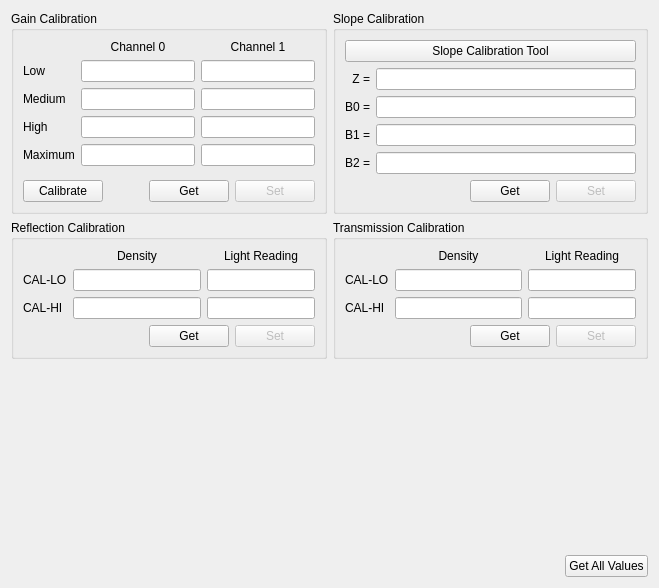
<?xml version="1.0" encoding="UTF-8"?>
<ui version="4.0">
 <class>CalibrationUvVisTab</class>
 <widget class="QWidget" name="CalibrationUvVisTab">
  <property name="geometry">
   <rect>
    <x>0</x>
    <y>0</y>
    <width>659</width>
    <height>588</height>
   </rect>
  </property>
  <property name="windowTitle">
   <string>Form</string>
  </property>
  <layout class="QVBoxLayout" name="verticalLayout">
   <item>
    <layout class="QHBoxLayout" name="horizontalLayout_12" stretch="0,0">
     <property name="sizeConstraint">
      <enum>QLayout::SetDefaultConstraint</enum>
     </property>
     <item>
      <widget class="QGroupBox" name="gainGroupBox">
       <property name="sizePolicy">
        <sizepolicy hsizetype="Preferred" vsizetype="Minimum">
         <horstretch>0</horstretch>
         <verstretch>0</verstretch>
        </sizepolicy>
       </property>
       <property name="title">
        <string>Gain Calibration</string>
       </property>
       <layout class="QVBoxLayout" name="verticalLayout_11">
        <item>
         <layout class="QGridLayout" name="gridLayout_8">
          <item row="1" column="1">
           <widget class="QLineEdit" name="low0LineEdit">
            <property name="readOnly">
             <bool>true</bool>
            </property>
           </widget>
          </item>
          <item row="4" column="1">
           <widget class="QLineEdit" name="max0LineEdit">
            <property name="text">
             <string/>
            </property>
           </widget>
          </item>
          <item row="4" column="2">
           <widget class="QLineEdit" name="max1LineEdit">
            <property name="text">
             <string/>
            </property>
           </widget>
          </item>
          <item row="2" column="1">
           <widget class="QLineEdit" name="med0LineEdit"/>
          </item>
          <item row="3" column="2">
           <widget class="QLineEdit" name="high1LineEdit"/>
          </item>
          <item row="2" column="0">
           <widget class="QLabel" name="medGainLabel">
            <property name="text">
             <string>Medium</string>
            </property>
           </widget>
          </item>
          <item row="3" column="0">
           <widget class="QLabel" name="highGainLabel">
            <property name="text">
             <string>High</string>
            </property>
           </widget>
          </item>
          <item row="1" column="0">
           <widget class="QLabel" name="lowGainLabel">
            <property name="text">
             <string>Low</string>
            </property>
           </widget>
          </item>
          <item row="1" column="2">
           <widget class="QLineEdit" name="low1LineEdit">
            <property name="readOnly">
             <bool>true</bool>
            </property>
           </widget>
          </item>
          <item row="4" column="0">
           <widget class="QLabel" name="maxGainLabel">
            <property name="text">
             <string>Maximum</string>
            </property>
           </widget>
          </item>
          <item row="3" column="1">
           <widget class="QLineEdit" name="high0LineEdit"/>
          </item>
          <item row="2" column="2">
           <widget class="QLineEdit" name="med1LineEdit"/>
          </item>
          <item row="0" column="1">
           <widget class="QLabel" name="ch0Label">
            <property name="text">
             <string>Channel 0</string>
            </property>
            <property name="alignment">
             <set>Qt::AlignCenter</set>
            </property>
           </widget>
          </item>
          <item row="0" column="2">
           <widget class="QLabel" name="ch1Label">
            <property name="text">
             <string>Channel 1</string>
            </property>
            <property name="alignment">
             <set>Qt::AlignCenter</set>
            </property>
           </widget>
          </item>
         </layout>
        </item>
        <item>
         <spacer name="verticalSpacer_8">
          <property name="orientation">
           <enum>Qt::Vertical</enum>
          </property>
          <property name="sizeType">
           <enum>QSizePolicy::Expanding</enum>
          </property>
          <property name="sizeHint" stdset="0">
           <size>
            <width>20</width>
            <height>0</height>
           </size>
          </property>
         </spacer>
        </item>
        <item>
         <layout class="QHBoxLayout" name="horizontalLayout_17">
          <item>
           <widget class="QPushButton" name="gainCalPushButton">
            <property name="text">
             <string>Calibrate</string>
            </property>
           </widget>
          </item>
          <item>
           <spacer name="horizontalSpacer_12">
            <property name="orientation">
             <enum>Qt::Horizontal</enum>
            </property>
            <property name="sizeHint" stdset="0">
             <size>
              <width>40</width>
              <height>20</height>
             </size>
            </property>
           </spacer>
          </item>
          <item>
           <widget class="QPushButton" name="gainGetPushButton">
            <property name="text">
             <string>Get</string>
            </property>
           </widget>
          </item>
          <item>
           <widget class="QPushButton" name="gainSetPushButton">
            <property name="enabled">
             <bool>false</bool>
            </property>
            <property name="text">
             <string>Set</string>
            </property>
           </widget>
          </item>
         </layout>
        </item>
       </layout>
      </widget>
     </item>
     <item>
      <widget class="QGroupBox" name="slopeGroupBox">
       <property name="sizePolicy">
        <sizepolicy hsizetype="Preferred" vsizetype="Minimum">
         <horstretch>0</horstretch>
         <verstretch>0</verstretch>
        </sizepolicy>
       </property>
       <property name="title">
        <string>Slope Calibration</string>
       </property>
       <layout class="QVBoxLayout" name="verticalLayout_12">
        <item>
         <widget class="QPushButton" name="slopeCalPushButton">
          <property name="text">
           <string>Slope Calibration Tool</string>
          </property>
         </widget>
        </item>
        <item>
         <layout class="QFormLayout" name="formLayout">
          <property name="labelAlignment">
           <set>Qt::AlignRight|Qt::AlignTrailing|Qt::AlignVCenter</set>
          </property>
          <item row="2" column="0">
           <widget class="QLabel" name="b0Label">
            <property name="text">
             <string>B0 =</string>
            </property>
            <property name="alignment">
             <set>Qt::AlignRight|Qt::AlignTrailing|Qt::AlignVCenter</set>
            </property>
           </widget>
          </item>
          <item row="2" column="1">
           <widget class="QLineEdit" name="b0LineEdit">
            <property name="readOnly">
             <bool>false</bool>
            </property>
           </widget>
          </item>
          <item row="3" column="0">
           <widget class="QLabel" name="b1Label">
            <property name="text">
             <string>B1 =</string>
            </property>
            <property name="alignment">
             <set>Qt::AlignRight|Qt::AlignTrailing|Qt::AlignVCenter</set>
            </property>
           </widget>
          </item>
          <item row="4" column="0">
           <widget class="QLabel" name="b2Label">
            <property name="text">
             <string>B2 =</string>
            </property>
            <property name="alignment">
             <set>Qt::AlignRight|Qt::AlignTrailing|Qt::AlignVCenter</set>
            </property>
           </widget>
          </item>
          <item row="3" column="1">
           <widget class="QLineEdit" name="b1LineEdit">
            <property name="readOnly">
             <bool>false</bool>
            </property>
           </widget>
          </item>
          <item row="4" column="1">
           <widget class="QLineEdit" name="b2LineEdit">
            <property name="readOnly">
             <bool>false</bool>
            </property>
           </widget>
          </item>
          <item row="1" column="0">
           <widget class="QLabel" name="zLabel">
            <property name="text">
             <string notr="true">Z =</string>
            </property>
            <property name="alignment">
             <set>Qt::AlignRight|Qt::AlignTrailing|Qt::AlignVCenter</set>
            </property>
           </widget>
          </item>
          <item row="1" column="1">
           <widget class="QLineEdit" name="zLineEdit"/>
          </item>
         </layout>
        </item>
        <item>
         <spacer name="verticalSpacer">
          <property name="orientation">
           <enum>Qt::Vertical</enum>
          </property>
          <property name="sizeHint" stdset="0">
           <size>
            <width>20</width>
            <height>0</height>
           </size>
          </property>
         </spacer>
        </item>
        <item>
         <layout class="QHBoxLayout" name="horizontalLayout_18">
          <item>
           <spacer name="horizontalSpacer_13">
            <property name="orientation">
             <enum>Qt::Horizontal</enum>
            </property>
            <property name="sizeHint" stdset="0">
             <size>
              <width>40</width>
              <height>20</height>
             </size>
            </property>
           </spacer>
          </item>
          <item>
           <widget class="QPushButton" name="slopeGetPushButton">
            <property name="text">
             <string>Get</string>
            </property>
           </widget>
          </item>
          <item>
           <widget class="QPushButton" name="slopeSetPushButton">
            <property name="enabled">
             <bool>false</bool>
            </property>
            <property name="text">
             <string>Set</string>
            </property>
           </widget>
          </item>
         </layout>
        </item>
       </layout>
      </widget>
     </item>
    </layout>
   </item>
   <item>
    <layout class="QHBoxLayout" name="horizontalLayout_9">
     <item>
      <widget class="QGroupBox" name="reflGroupBox">
       <property name="title">
        <string>Reflection Calibration</string>
       </property>
       <layout class="QVBoxLayout" name="verticalLayout_9">
        <item>
         <layout class="QGridLayout" name="gridLayout_6" columnstretch="0,1,0">
          <item row="1" column="2">
           <widget class="QLineEdit" name="reflLoReadingLineEdit"/>
          </item>
          <item row="2" column="2">
           <widget class="QLineEdit" name="reflHiReadingLineEdit"/>
          </item>
          <item row="1" column="0">
           <widget class="QLabel" name="reflLoLabel">
            <property name="text">
             <string>CAL-LO</string>
            </property>
           </widget>
          </item>
          <item row="2" column="1">
           <widget class="QLineEdit" name="reflHiDensityLineEdit"/>
          </item>
          <item row="2" column="0">
           <widget class="QLabel" name="reflHiLabel">
            <property name="text">
             <string>CAL-HI</string>
            </property>
           </widget>
          </item>
          <item row="1" column="1">
           <widget class="QLineEdit" name="reflLoDensityLineEdit">
            <property name="text">
             <string/>
            </property>
           </widget>
          </item>
          <item row="0" column="1">
           <widget class="QLabel" name="reflDensityLabel">
            <property name="text">
             <string>Density</string>
            </property>
            <property name="alignment">
             <set>Qt::AlignCenter</set>
            </property>
           </widget>
          </item>
          <item row="0" column="2">
           <widget class="QLabel" name="reflReadingLabel">
            <property name="text">
             <string>Light Reading</string>
            </property>
            <property name="alignment">
             <set>Qt::AlignCenter</set>
            </property>
           </widget>
          </item>
         </layout>
        </item>
        <item>
         <layout class="QHBoxLayout" name="horizontalLayout_10">
          <item>
           <spacer name="horizontalSpacer_10">
            <property name="orientation">
             <enum>Qt::Horizontal</enum>
            </property>
            <property name="sizeHint" stdset="0">
             <size>
              <width>40</width>
              <height>20</height>
             </size>
            </property>
           </spacer>
          </item>
          <item>
           <widget class="QPushButton" name="reflGetPushButton">
            <property name="text">
             <string>Get</string>
            </property>
           </widget>
          </item>
          <item>
           <widget class="QPushButton" name="reflSetPushButton">
            <property name="enabled">
             <bool>false</bool>
            </property>
            <property name="text">
             <string>Set</string>
            </property>
           </widget>
          </item>
         </layout>
        </item>
       </layout>
      </widget>
     </item>
     <item>
      <widget class="QGroupBox" name="tranGroupBox">
       <property name="title">
        <string>Transmission Calibration</string>
       </property>
       <layout class="QVBoxLayout" name="verticalLayout_10">
        <item>
         <layout class="QGridLayout" name="gridLayout_7" columnstretch="0,1,0">
          <item row="1" column="2">
           <widget class="QLineEdit" name="tranLoReadingLineEdit"/>
          </item>
          <item row="2" column="2">
           <widget class="QLineEdit" name="tranHiReadingLineEdit"/>
          </item>
          <item row="1" column="0">
           <widget class="QLabel" name="tranLoLabel">
            <property name="text">
             <string>CAL-LO</string>
            </property>
           </widget>
          </item>
          <item row="2" column="1">
           <widget class="QLineEdit" name="tranHiDensityLineEdit"/>
          </item>
          <item row="2" column="0">
           <widget class="QLabel" name="tranHiLabel">
            <property name="text">
             <string>CAL-HI</string>
            </property>
           </widget>
          </item>
          <item row="1" column="1">
           <widget class="QLineEdit" name="tranLoDensityLineEdit">
            <property name="text">
             <string/>
            </property>
            <property name="readOnly">
             <bool>true</bool>
            </property>
           </widget>
          </item>
          <item row="0" column="1">
           <widget class="QLabel" name="tranDensityLabel">
            <property name="text">
             <string>Density</string>
            </property>
            <property name="alignment">
             <set>Qt::AlignCenter</set>
            </property>
           </widget>
          </item>
          <item row="0" column="2">
           <widget class="QLabel" name="tranReadingLabel">
            <property name="text">
             <string>Light Reading</string>
            </property>
            <property name="alignment">
             <set>Qt::AlignCenter</set>
            </property>
           </widget>
          </item>
         </layout>
        </item>
        <item>
         <layout class="QHBoxLayout" name="horizontalLayout_11">
          <item>
           <spacer name="horizontalSpacer_11">
            <property name="orientation">
             <enum>Qt::Horizontal</enum>
            </property>
            <property name="sizeHint" stdset="0">
             <size>
              <width>40</width>
              <height>20</height>
             </size>
            </property>
           </spacer>
          </item>
          <item>
           <widget class="QPushButton" name="tranGetPushButton">
            <property name="text">
             <string>Get</string>
            </property>
           </widget>
          </item>
          <item>
           <widget class="QPushButton" name="tranSetPushButton">
            <property name="enabled">
             <bool>false</bool>
            </property>
            <property name="text">
             <string>Set</string>
            </property>
           </widget>
          </item>
         </layout>
        </item>
       </layout>
      </widget>
     </item>
    </layout>
   </item>
   <item>
    <spacer name="verticalSpacer_6">
     <property name="orientation">
      <enum>Qt::Vertical</enum>
     </property>
     <property name="sizeHint" stdset="0">
      <size>
       <width>20</width>
       <height>12</height>
      </size>
     </property>
    </spacer>
   </item>
   <item>
    <layout class="QHBoxLayout" name="horizontalLayout_19">
     <item>
      <spacer name="horizontalSpacer_14">
       <property name="orientation">
        <enum>Qt::Horizontal</enum>
       </property>
       <property name="sizeType">
        <enum>QSizePolicy::Expanding</enum>
       </property>
       <property name="sizeHint" stdset="0">
        <size>
         <width>40</width>
         <height>20</height>
        </size>
       </property>
      </spacer>
     </item>
     <item>
      <widget class="QPushButton" name="calGetAllPushButton">
       <property name="text">
        <string>Get All Values</string>
       </property>
      </widget>
     </item>
    </layout>
   </item>
  </layout>
 </widget>
 <resources/>
 <connections/>
</ui>
